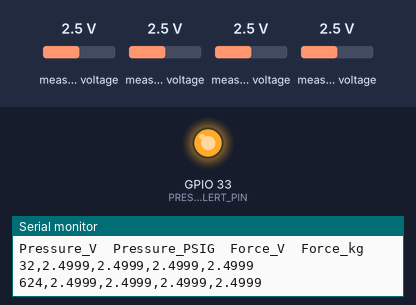
The sketch below on a simulated ESP32. Parts: output pins drawn as LEDs (lit = HIGH), the last lines printed to the serial monitor. The inputs (shaded band) are chosen by the test bench; at power-on: measured voltage 2.5 V. Storage starts empty.

Above: at 1.2 s.
1.3 s: measured voltage (sensor 201) set to 4.6 V
3.5 s: measured voltage (sensor 201) set to 4.9 V
At 5.1 s:
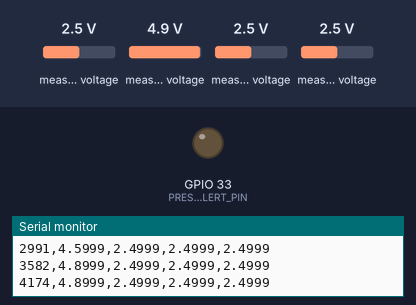
5.6 s: measured voltage (sensor 201) set to 0.1 V
At 6.9 s:
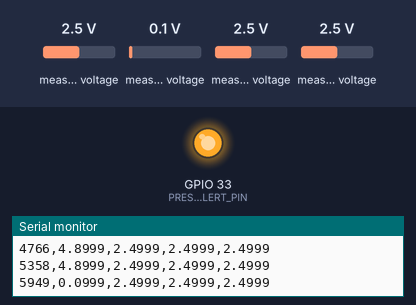
Timing chart, 0 to 8.6 s (numbered marks = the images above; inputs shaded):
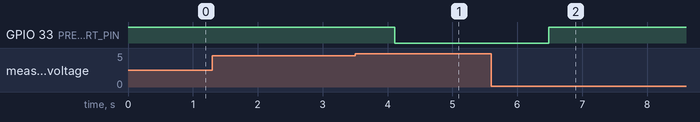

The sketch:

SensorESP.ino
```cpp
#include <Wire.h>
#include <SPI.h>
#include "config.h"
#include "sd_handler.h"
#include "sensors.h"

Adafruit_ADS1115 ads;

void setup() {
  Serial.begin(115200);
  Serial2.begin(SERIAL2_BAUD);   // TX=GPIO17, RX=GPIO16 (to Heltec)
  Wire.begin(21, 22, 100000); // force 100kHz instead of 400kHzx`

  pinMode(PRESSURE_ALERT_PIN, OUTPUT);
  digitalWrite(PRESSURE_ALERT_PIN, HIGH);


  // ── ADS1115 ──────────────────────────────────────────────────────────────
  if (!ads.begin()) {
    Serial.println("ERROR: ADS1115 not found. Check wiring.");
    while (1);
  }
  ads.setGain(ADS_GAIN);
  ads.setDataRate(ADS_RATE);

  initSD();

  Serial.println("Pressure_V\tPressure_PSIG\tForce_V\tForce_kg");
}

void loop() {
  SensorData d;
  readSensors(d);
  checkThresholds(d);

  char row[120];
  formatRow(d, row, sizeof(row));

  Serial.println(row);
  Serial2.println(row);
  writeSD(d);

  delay(50);
}
```

sd_handler.cpp
```cpp
#include "sd_handler.h"
#include "config.h"
#include <SD.h>

bool sdReady = false;

void initSD(){
  if (!SD.begin(SD_CS)) {
    Serial.println("WARN: SD card not found — logging disabled.");
  } else {
    sdReady = true;
    Serial.println("SD card ready.");

    // Write CSV header if file doesn't already exist
    if (!SD.exists(LOG_FILE)) {
      File f = SD.open(LOG_FILE, FILE_WRITE);
      if (f) {
        f.println("millis,Pressure_V,Pressure_PSIG,Force_V,Force_kg");
        f.close();
      }
    }
  }
}

void writeSD(const SensorData& d) {
  if (!sdReady) return;
  char row[80];
  formatRow(d, row, sizeof(row));
  File f = SD.open(LOG_FILE, FILE_APPEND);
  if (f) { f.println(row); f.close(); }
  else Serial.println("WARN: Could not open log file.");
}
```

sd_handler.h
```cpp
#pragma once
#include "sensor_data.h"

extern bool sdReady;

void initSD();
void writeSD(const SensorData& d);
```

sensor_data.cpp
```cpp
#include "sensor_data.h"
#include <stdio.h>

void formatRow(const SensorData& d, char* buf, size_t bufLen) {
  snprintf(buf, bufLen,
    "%lu,%.4f,%.4f,%.4f,%.4f",
    d.timestamp_ms,
    d.vPressure[0],
    d.vPressure[1],
    d.vPressure[2],
    d.vForce);
}
```

sensor_data.h
```cpp
#pragma once
#include <stddef.h>  // ← gives you size_t
#include <stdint.h>  // ← gives you uint32_t

struct SensorData {
  uint32_t timestamp_ms;
  float    vPressure[3];
  float    pressure_psig[3];
  float    vForce;
  float    force_kg;
};

// fills a pre-allocated char buffer with the CSV row
void formatRow(const SensorData& d, char* buf, size_t bufLen);
```

sensors.cpp
```cpp
#include "sensors.h"
#include "config.h"
#include <Arduino.h>

// ── Oversampling config ──────────────────────────────────────────────────
static const uint8_t ADC_OVERSAMPLE = 16;

// ── channel index, v_min, v_max, max engineering value
struct PressureCh {
  uint8_t ch;
  float   vMin;
  float   vMax;
  float   maxPSIG;
};

static const PressureCh PRESSURE_CHANNELS[] = {
  { CH_PRESSURE_1, PRESSURE_V_MIN, PRESSURE_V_MAX, MAX_PRESSURE_PSIG },
  { CH_PRESSURE_2, PRESSURE_V_MIN, PRESSURE_V_MAX, MAX_PRESSURE_PSIG },
  { CH_PRESSURE_3, PRESSURE_V_MIN, PRESSURE_V_MAX, MAX_PRESSURE_PSIG },
};

// ── 16-sample mean average (returns volts) ───────────────────────────────
static float readChannel_Avg(uint8_t channel) {
  float sum = 0.0f;
  for (uint8_t i = 0; i < ADC_OVERSAMPLE; i++) {
    sum += ads.computeVolts(ads.readADC_SingleEnded(channel));
  }
  return sum / ADC_OVERSAMPLE;
}

void readSensors(SensorData& d) {
  d.timestamp_ms = millis();

  // ── Pressure channels ──────────────────────────────────────────────────
  for (int i = 0; i < 3; i++) {
    const PressureCh& p = PRESSURE_CHANNELS[i];
    float v = readChannel_Avg(p.ch);
    d.vPressure[i]     = v;
    d.pressure_psig[i] = constrain(
      (v - p.vMin) / (p.vMax - p.vMin) * p.maxPSIG,
      0.0f, p.maxPSIG);
  }

  // ── Force channel ──────────────────────────────────────────────────────
  float vF   = readChannel_Avg(CH_FORCE);
  d.vForce   = vF;
  d.force_kg = constrain(
    constrain(vF, 0.0f, 6.144f)
      / (INA125_GAIN * LOAD_CELL_SENS * BRIDGE_EXCITATION)
      * MAX_FORCE_KG,
    0.0f, MAX_FORCE_KG);
}

void checkThresholds(const SensorData& d) {
  digitalWrite(PRESSURE_ALERT_PIN, d.vPressure[0] < PRESSURE_THRESHOLD_V);
}
```

sensors.h
```cpp
#pragma once
#include "sensor_data.h"

void readSensors(SensorData& d);

void checkThresholds(const SensorData& d);
```

config.h
```cpp
#pragma once
#include <Adafruit_ADS1X15.h>

#define SD_CS       5
#define LOG_FILE    "/datalog.csv"
#define SERIAL2_BAUD  115200
#define ADS_GAIN  GAIN_TWOTHIRDS  // ±6.144V FSR
#define ADS_RATE  RATE_ADS1115_128SPS

// ── ADS1115 Channel Map ───────────────────────────────────────────────────
#define CH_FORCE        0
#define CH_PRESSURE_1   1
#define CH_PRESSURE_2   2
#define CH_PRESSURE_3   3

extern Adafruit_ADS1115 ads;

#define PRESSURE_ALERT_PIN    33
#define PRESSURE_THRESHOLD_V    4.8f

// ─── Pressure Sensor (A0) ─────────────────────────────────────────────────
const float MAX_PRESSURE_PSIG = 1000.0;
const float PRESSURE_V_MIN    = 0.0f;
const float PRESSURE_V_MAX    = 5.0f;

// ─── Force Sensor / INA125P (A1) ──────────────────────────────────────────
const float INA125_RG         = 330.0f;
const float INA125_GAIN       = 4.0f + (60000.0f / INA125_RG);
const float BRIDGE_EXCITATION = 5.0f;
const float LOAD_CELL_SENS    = 0.003f;
const float MAX_FORCE_KG      = 250.0f;
```

Measured:
- the behaviour switches between 4.7 and 4.8 V on measured voltage (sensor 201) (found by bisection; images 0 and 1)
- after the input at 3.5 s, GPIO 33 (PRESSURE_ALERT_PIN): HIGH → LOW after 0.61 s
- after the input at 5.6 s, GPIO 33 (PRESSURE_ALERT_PIN): LOW → HIGH after 0.88 s
